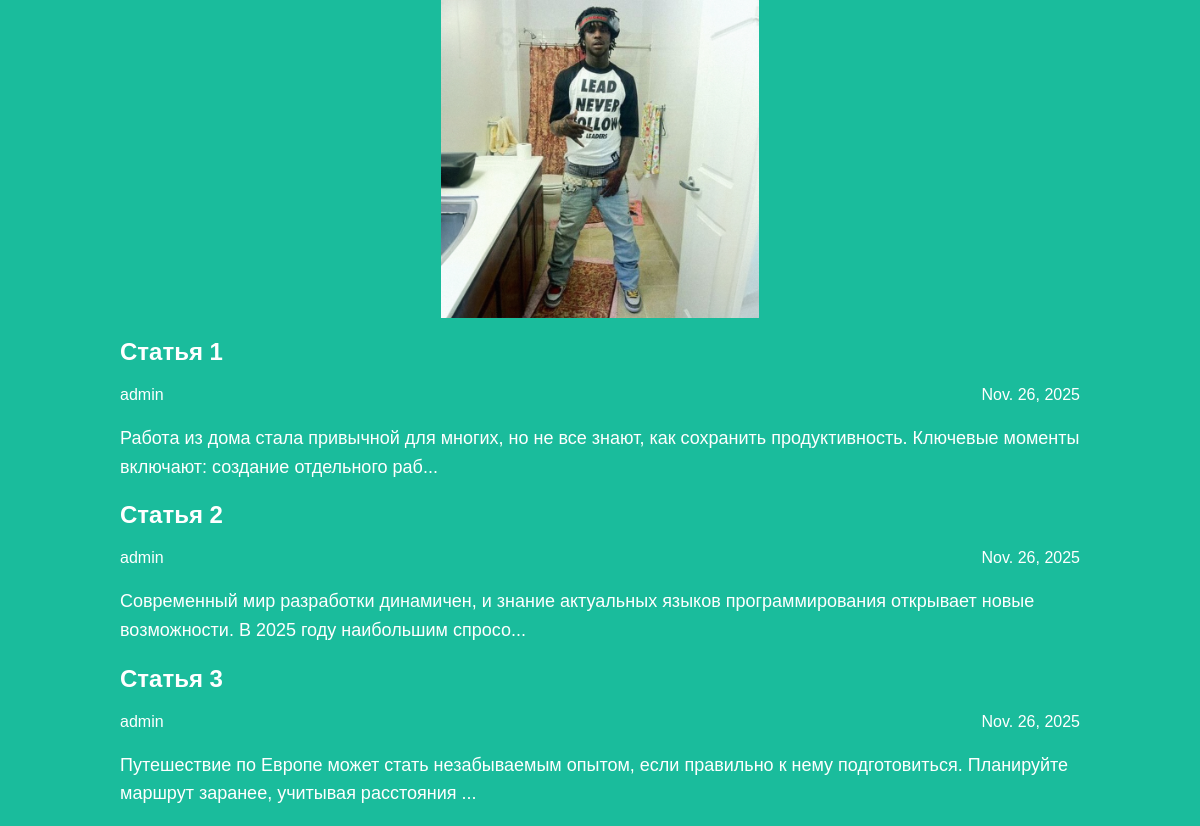
The page / on the database its author committed.
### articles/models.py (models this page shows, shortened)
class Article(models.Model):
    title = models.CharField(max_length=200)
    author = models.ForeignKey(User, on_delete=models.CASCADE)
    text = models.TextField()
    created_date = models.DateField(auto_now_add=True)
    def get_excerpt(self):
        return self.text[:140] + "..." if len(self.text) > 140 else self.text

### articles/views.py (the view)
# urls.py: path('', archive, name='archive'),
def archive(request):
    posts = Article.objects.all()
    return render(request, 'archive.html', {"posts": posts})

### articles/templates/archive.html (shortened to what this page needs)
{% load static %}
<!DOCTYPE html>
<html lang="ru">
  <head>
    <link rel="stylesheet" href="{% static 'css/article.css' %}" />
  </head>
  <body class="archive">
    <div class="header">
      <img src="{% static 'image.jpg' %}" alt="Логотип проекта" />
    </div>
    <div class="archive">
      {% for post in posts %}
      <div class="one-post">
        <h2 class="post-title">
          <a href="{% url 'get_article' article_id=post.id %}"
            >{{ post.title }}</a
          >
        </h2>
        <div class="article-info">
          <div class="article-author">{{ post.author.username }}</div>
          <div class="article-created-date">{{ post.created_date }}</div>
        </div>
        <p class="article-text">{{ post.get_excerpt }}</p>
      </div>
      {% endfor %}
    </div>
  </body>
</html>

### articles/static/css/article.css (style rules this page uses)
body { background: #1abc9c; font-family: Tahoma, Arial, sans-serif; color: #ffffff; margin: 0; padding: 0; }
.header img { display: block; max-width: 318px; width: 100%; height: auto; margin-left: auto; margin-right: auto; }
.archive { width: 960px; margin-left: auto; margin-right: auto; }
.archive .post-title a { color: #ffffff; text-decoration: none; }
.article-info { overflow: hidden; margin-bottom: 20px; }
.article-author { width: 50%; float: left; }
.article-created-date { width: 50%; float: right; text-align: right; }
.article-text { font-size: 18px; line-height: 1.6; }

### rows shown on the page
Article: title "Статья 1", author.username "admin", created_date "Nov. 26, 2025", get_excerpt "Работа из дома стала привычной для многих, но не все знают, как сохранить продуктивность. Ключевые моменты включают: создание отдельного раб..."
Article: title "Статья 2", author.username "admin", created_date "Nov. 26, 2025", get_excerpt "Современный мир разработки динамичен, и знание актуальных языков программирования открывает новые возможности. В 2025 году наибольшим спросо..."
Article: title "Статья 3", author.username "admin", created_date "Nov. 26, 2025", get_excerpt "Путешествие по Европе может стать незабываемым опытом, если правильно к нему подготовиться. Планируйте маршрут заранее, учитывая расстояния ..."
